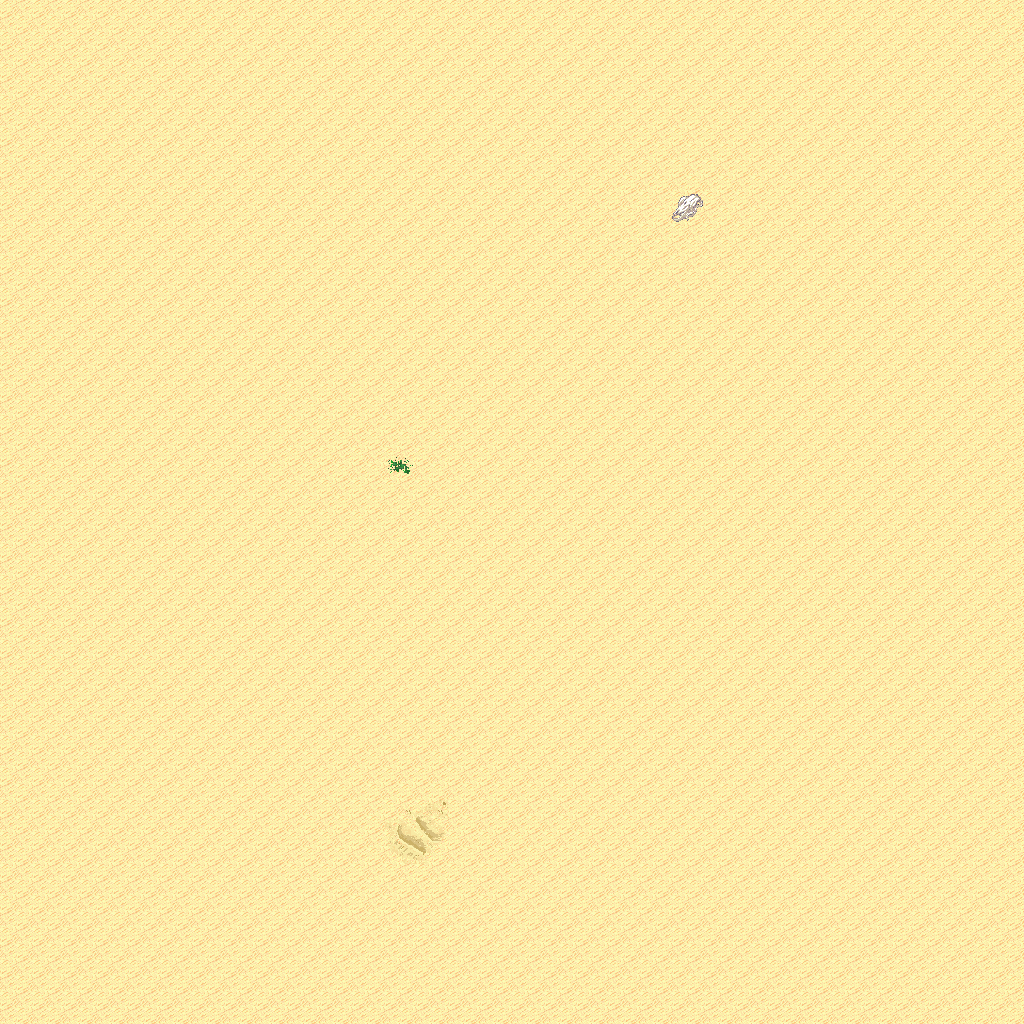

Tiled map render using the project's own tile images. Description and the map definition, with tile-layer contents summarised, below:
An orthogonal 32x32 tile map with 32x32 px tiles, 5 tile layers (Ground, Objects, Objects2, Above, ...), 1 hidden layer not drawn, 6 tilesets.

<map version="1.10" tiledversion="1.11.0" orientation="orthogonal" renderorder="right-down" width="32" height="32" tilewidth="32" tileheight="32" infinite="0" nextlayerid="11" nextobjectid="1">
 <tileset firstgid="1" name="logic_collision" tilewidth="32" tileheight="32" tilecount="1" columns="1">
  <image source="../drawable/logic_collision.png" width="32" height="32" />
 </tileset>
 <tileset firstgid="2" name="terrain_desert" tilewidth="32" tileheight="32" tilecount="88" columns="8">
  <image source="../drawable/terrain_desert.png" width="256" height="352" />
 </tileset>
 <tileset firstgid="90" name="ground_sand_2" tilewidth="32" tileheight="32" tilecount="15" columns="5">
  <image source="../drawable/ground_sand_2.png" width="160" height="96" />
 </tileset>
 <tileset firstgid="105" name="plant_cactus_2" tilewidth="32" tileheight="32" tilecount="10" columns="5">
  <image source="../drawable/plant_cactus_2.png" width="160" height="64" />
 </tileset>
 <tileset firstgid="115" name="plant_cactus" tilewidth="32" tileheight="32" tilecount="2" columns="1">
  <image source="../drawable/plant_cactus.png" width="32" height="64" />
 </tileset>
 <tileset firstgid="117" name="plant_round_cactuses" tilewidth="32" tileheight="32" tilecount="20" columns="10">
  <image source="../drawable/plant_round_cactuses.png" width="320" height="64" />
 </tileset>
 <layer id="1" name="Ground" width="32" height="32">
  <data>[1024 cells, 1024 non-empty, 7 distinct tile ids]</data>
 </layer>
 <layer id="2" name="Objects" width="32" height="32">
  <data>[1024 cells, 0 non-empty, 0 distinct tile ids]</data>
 </layer>
 <layer id="3" name="Objects2" width="32" height="32">
  <data>[1024 cells, 0 non-empty, 0 distinct tile ids]</data>
 </layer>
 <layer id="4" name="Above" width="32" height="32">
  <data>[1024 cells, 0 non-empty, 0 distinct tile ids]</data>
 </layer>
 <layer id="5" name="Above2" width="32" height="32">
  <data>[1024 cells, 0 non-empty, 0 distinct tile ids]</data>
 </layer>
 <layer id="6" name="Walkable" width="32" height="32" visible="0">
  <data>[1024 cells, 1 non-empty, 1 distinct tile ids]</data>
 </layer>
 <objectgroup id="7" name="Mapevents" />
 <objectgroup id="8" name="Spawn" />
 <objectgroup id="9" name="Keys" />
 <objectgroup id="10" name="Replace" />
</map>
